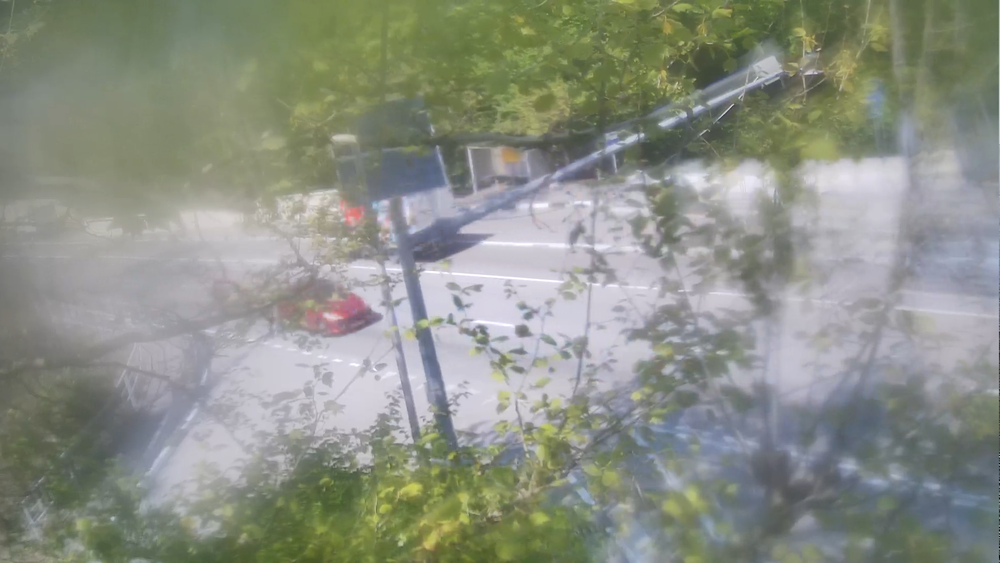
#> input picture Rapidapl/dumps/22.png, 1000 x 563 px, shrunk from 1917 x 1080 before the run, found by its file name
$ python blur.py   (older library calls are emulated)
#> lines starting #> are read from the running program, lines starting #| are printed output that depends on the picture
import cv2
def variance_of_laplacian(image):
	# compute the Laplacian of the image and then return the focus
	# measure, which is simply the variance of the Laplacian
	return cv2.Laplacian(image, cv2.CV_64F).var()
# construct the argument parse and parse the arguments
threshold = 100.0
imagePath =".\\dumps\\22.png"
image = cv2.imread(imagePath)
#> image is the input picture: shape (563, 1000, 3); mean B, G, R 133.5, 144.1, 139.8
gray = cv2.cvtColor(image, cv2.COLOR_BGR2GRAY)
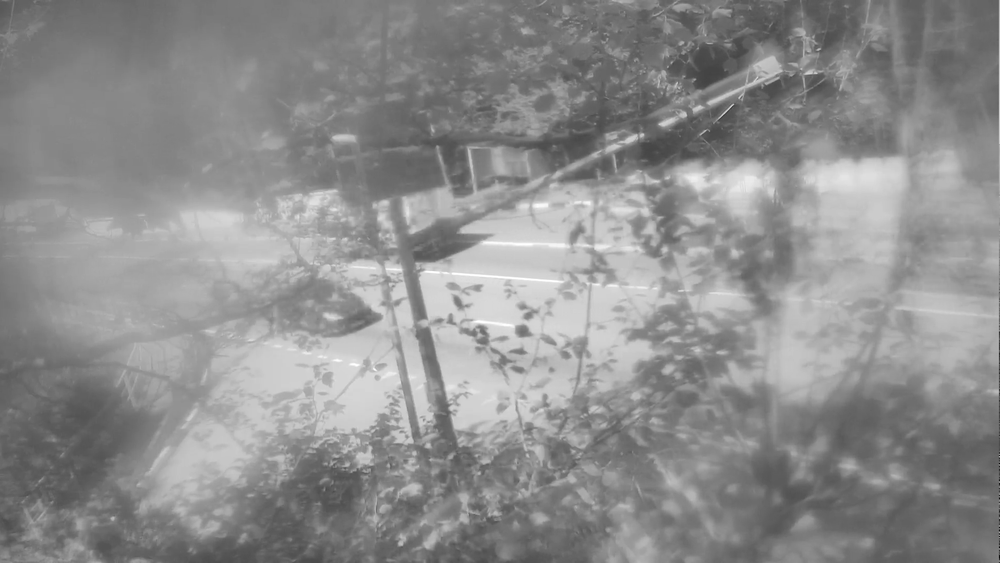
#> gray: shape (563, 1000); min 10, max 255, mean 141.6
fm = variance_of_laplacian(gray)
#> fm = 74.53
text = "Not Blurry"
# if the focus measure is less than the supplied threshold,
# then the image should be considered "blurry"
if fm < threshold:
	text = "Blurry"
# show the image
#cv2.putText(image, "{}: {:.2f}".format(text, fm), (10, 30),
	#cv2.FONT_HERSHEY_SIMPLEX, 0.8, (0, 0, 255), 3)
#cv2.imshow("Image", image)
print("{}: {:.2f}".format(text, fm))
#| Blurry: 74.53
key = cv2.waitKey(0)
#> (key Esc is pressed here)

$ run again, with Rapidapl/dumps/1.png copied over Rapidapl/dumps/22.png
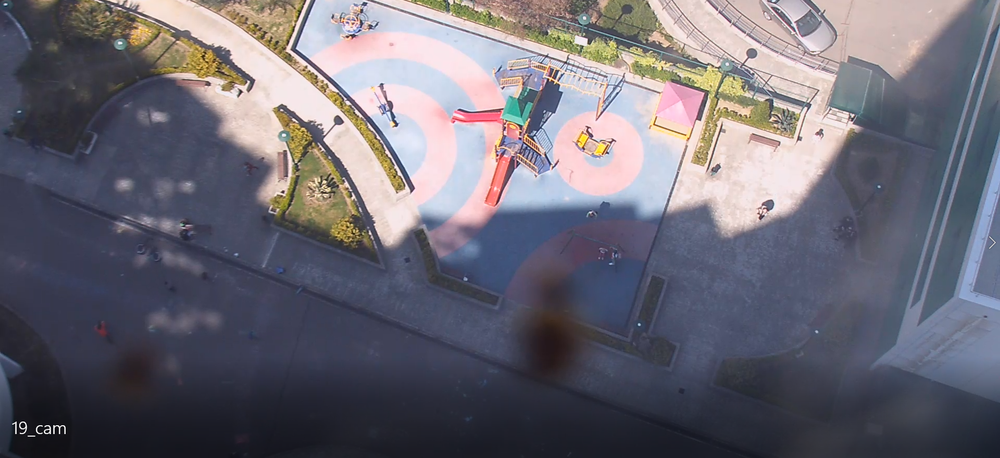
#> input picture Rapidapl/dumps/1.png, 1000 x 458 px, shrunk from 1920 x 880 before the run, found by its file name
#> image is the input picture: shape (458, 1000, 3); mean B, G, R 116.2, 105.6, 108.1
#> `gray = cv2.cvtColor(image, cv2.COLOR_BGR2GRAY)`:
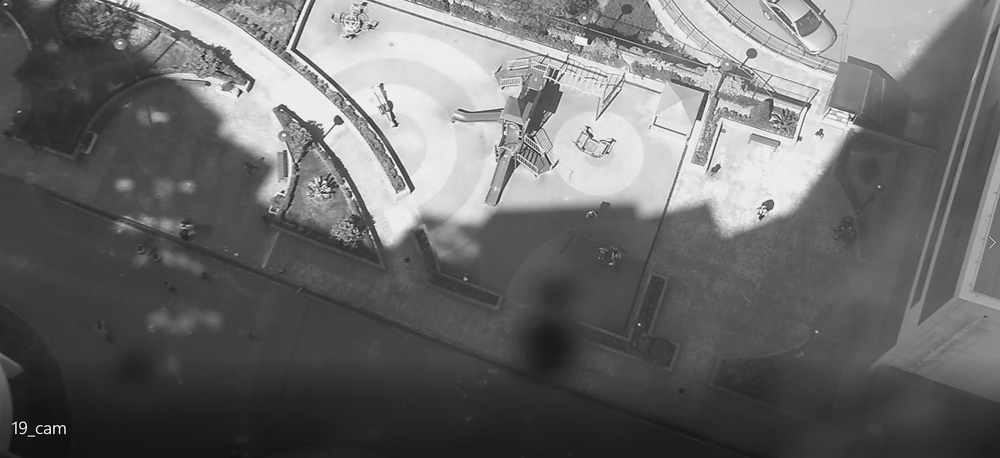
#> gray: shape (458, 1000); min 0, max 255, mean 107.6
#> fm = 944.5
#| Not Blurry: 944.53

$ run again, with Rapidapl/dumps/10.png copied over Rapidapl/dumps/22.png
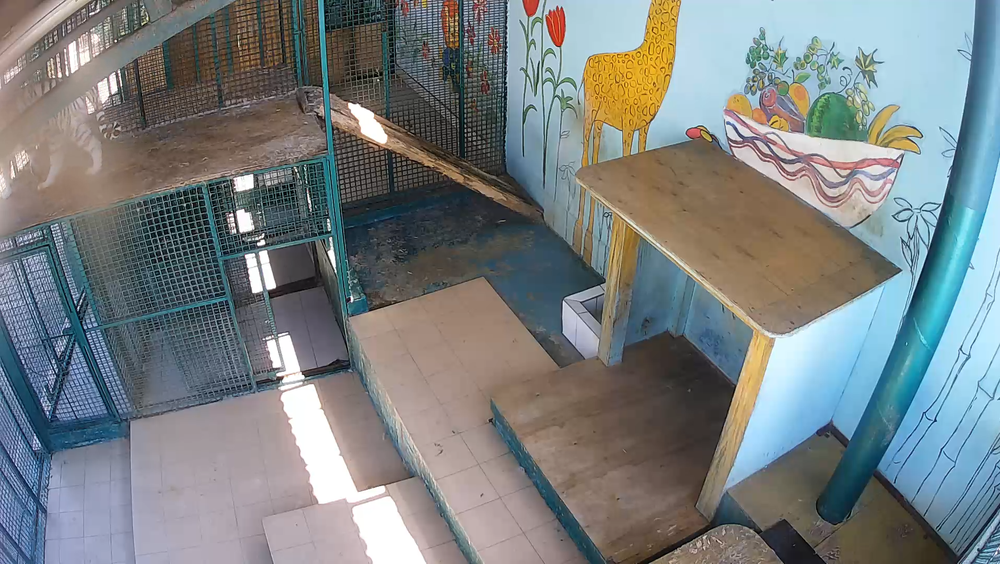
#> input picture Rapidapl/dumps/10.png, 1000 x 564 px, shrunk from 1914 x 1080 before the run, found by its file name
#> image is the input picture: shape (564, 1000, 3); mean B, G, R 129.7, 128.2, 121.8
#> `gray = cv2.cvtColor(image, cv2.COLOR_BGR2GRAY)`:
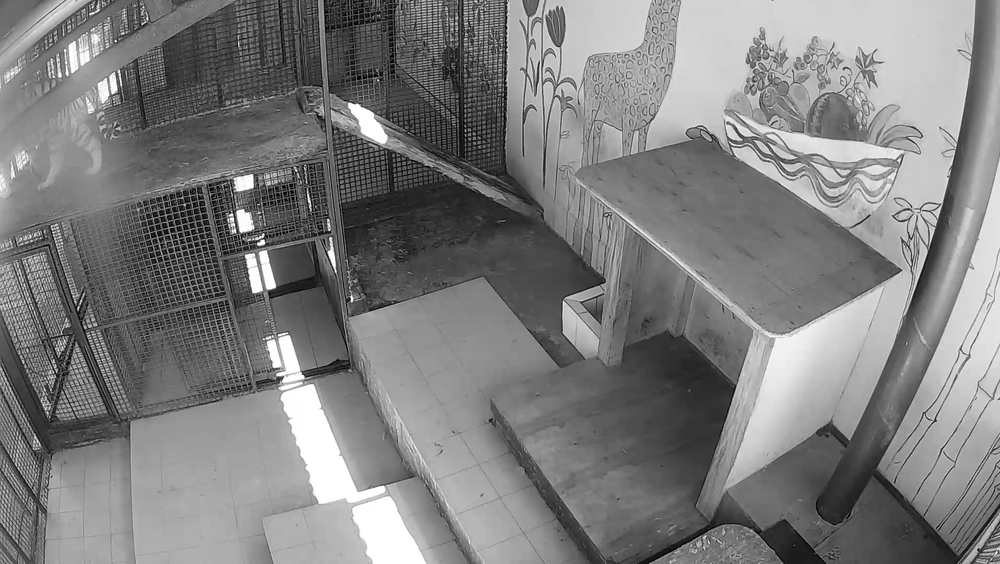
#> gray: shape (564, 1000); min 0, max 255, mean 126.5
#> fm = 2528.4
#| Not Blurry: 2528.38

$ run again, with Rapidapl/dumps/11.png copied over Rapidapl/dumps/22.png
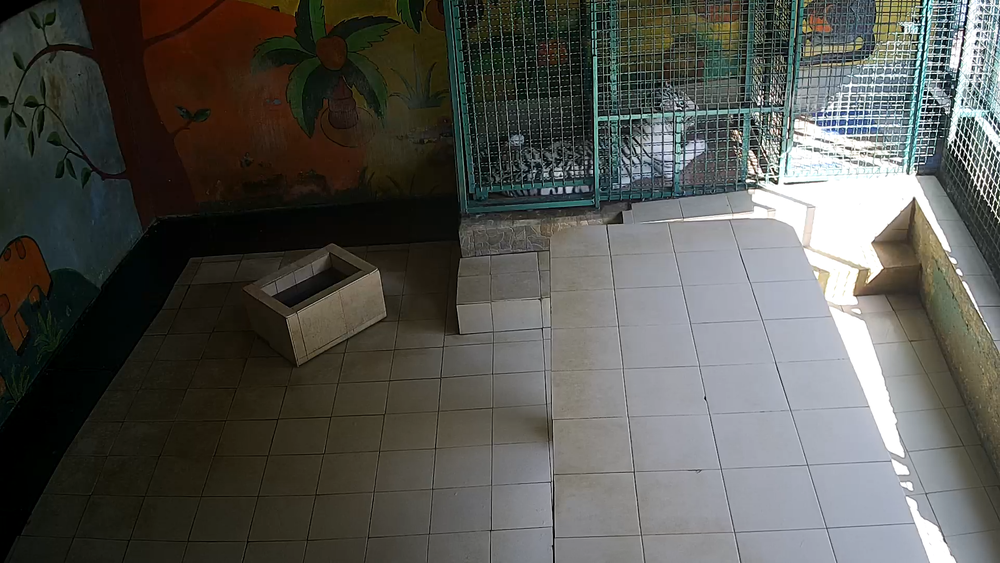
#> input picture Rapidapl/dumps/11.png, 1000 x 563 px, shrunk from 1919 x 1080 before the run, found by its file name
#> image is the input picture: shape (563, 1000, 3); mean B, G, R 81.1, 85.9, 85.4
#> `gray = cv2.cvtColor(image, cv2.COLOR_BGR2GRAY)`:
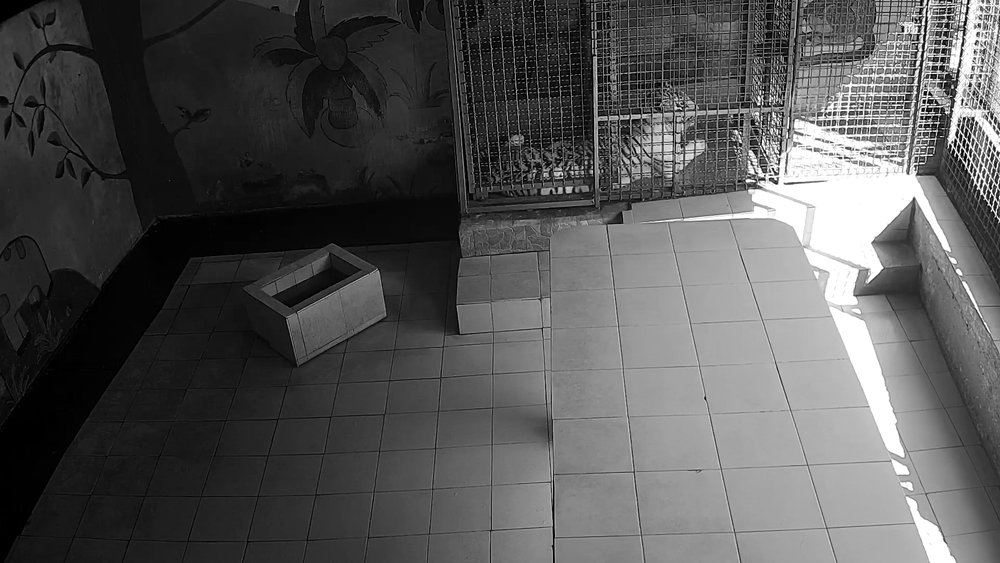
#> gray: shape (563, 1000); min 0, max 255, mean 85.2
#> fm = 2817.5
#| Not Blurry: 2817.46
